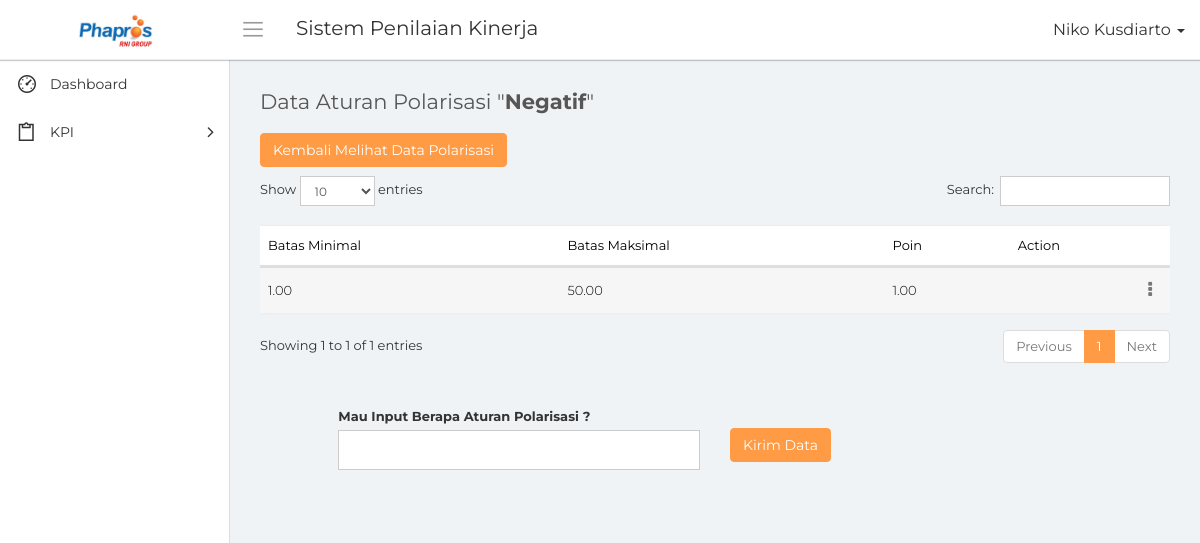
The page /aturan_polarisasi.php?id_polarisasi=2 (signed in) on the database its author committed.
### tables this page shows
CREATE TABLE `mst_polarisasi` (
  `id_polarisasi` bigint(20) NOT NULL,
  `nama_polarisasi` varchar(50) NOT NULL,
  `id_periode` bigint(20) NOT NULL,
  `tanggal_input` date NOT NULL
);

CREATE TABLE `aturan_polarisasi` (
  `id_aturan_polarisasi` bigint(20) NOT NULL,
  `id_polarisasi` bigint(20) NOT NULL,
  `bmi` decimal(10,2) NOT NULL,
  `bma` decimal(10,2) NOT NULL,
  `poin` decimal(10,2) NOT NULL,
  `tanggal_input` date NOT NULL
);

### conn/database.php (called while the page is built, shortened)
<?php
	class database{
		function __construct(){
			$this->connection = new mysqli('localhost', 'root', '','phapros_final');
		}
		function tampil_polarisasi($id_periode = null){
			if($id_periode == null)
				$query = $this->connection->query("SELECT * FROM mst_polarisasi");
			else
				$query = $this->connection->query("SELECT * FROM mst_polarisasi WHERE id_periode = '$id_periode'");
			while($tampil = $query->fetch_array())
				$hasil[] = $tampil;
			return $hasil;
		}
		function tampil_aturan_polarisasi(){
			$query = $this->connection->query("SELECT * FROM aturan_polarisasi");
			while($tampil = $query->fetch_array())
				$hasil[] = $tampil;
			return $hasil;
		}
		function tampil_akses(){
			$query = $this->connection->query("SELECT * FROM akses_menu");
			while($tampil = $query->fetch_array())
				$hasil[] = $tampil;
			return $hasil;
		}
	}
?>

### aturan_polarisasi.php (the view, shortened to what this page needs)
<?php
	include "conn/database.php";
	$db = new database();
    $nama = $_SESSION['nama'];
    $jabatan = $_SESSION['id_jabatan'];
    $id_polarisasi = $_GET['id_polarisasi'];
    $nama_polarisasi = '';
    foreach($db->tampil_polarisasi() as $tampil)
    {
        if($tampil['id_polarisasi'] == $id_polarisasi)
        {
            $tP = $tampil['id_periode'];
            $nama_polarisasi = $tampil['nama_polarisasi'];
        }
    }
?>
<!DOCTYPE html>
<html>
    <head>
        <link rel="stylesheet" type="text/css" href="assets/css/bootstrap.min.css">
        <link rel="stylesheet" type="text/css" href="assets/css/font-awesome.min.css">
        <link rel="stylesheet" type="text/css" href="assets/css/line-awesome.min.css">
		<link rel="stylesheet" type="text/css" href="assets/css/dataTables.bootstrap.min.css">
		<link rel="stylesheet" type="text/css" href="assets/css/select2.min.css">
		<link rel="stylesheet" type="text/css" href="assets/css/bootstrap-datetimepicker.min.css">
        <link rel="stylesheet" type="text/css" href="assets/css/style.css">
    </head>
    <body>
        <div class="main-wrapper">
            <div class="header">
				<div class="header-left">
                    <a href="index.php" class="logo">
						<img src="assets/img/logo-phapros.jpg" width="75" height="" alt="">
					</a>
                </div>
				<a id="toggle_btn" href="javascript:void(0);"><i class="la la-bars"></i></a>
                <div class="page-title-box pull-left">
					<h3>Sistem Penilaian Kinerja</h3>
                </div>
				<ul class="nav navbar-nav navbar-right user-menu pull-right">
					<li class="dropdown">
						<a href="" class="dropdown-toggle user-link" data-toggle="dropdown" title="Admin">
							<span>
								<?php echo $nama; ?>
							</span>
							<i class="caret"></i>
						</a>
					</li>
				</ul>
            </div>
            <div class="sidebar" id="sidebar">
				<div class="sidebar-inner slimscroll">
					<div id="sidebar-menu" class="sidebar-menu">
						<ul>
							<li>
								<a href="index.php"><i class="la la-dashboard"></i> <span>Dashboard</span></a>
							</li>
                            <?php
                                foreach($db->tampil_akses() as $tampil)
                                {
                                    if($tampil['id_jabatan'] == $jabatan)
                                    {
                                        $m1 = $tampil['menu1'];
                                        $m2 = $tampil['menu2'];
                                        $m3 = $tampil['menu3'];
                                        $m4 = $tampil['menu4'];
                                        $m5 = $tampil['menu5'];
                                        $m6 = $tampil['menu6'];
                                        $m7 = $tampil['menu7'];
                                    }
                                }
                            ?>
                            <li class="submenu">
								<a href="#"><i class="la la-clipboard"></i> <span> KPI</span> <span class="menu-arrow"></span></a>
							</li>
						</ul>
					</div>
                </div>
            </div>
            <div class="page-wrapper">
                <div class="content container-fluid">
					<div class="row">
						<div class="col-xs-12">
							<h4 class="page-title">Data Aturan Polarisasi "<b><?php echo $nama_polarisasi; ?></b>" </h4>
						</div>
					</div>
                    <div class="row" style="margin-bottom:1%;">
                        <div class="col-md-12">
                            <a href="detail_polarisasi.php?id_periode=<?php echo $tP; ?>" title="Kembali">
                                <button class="btn btn-primary" type="submit" name="modalCopyAll">Kembali Melihat Data Polarisasi</button>
                            </a>
                        </div>
                    </div>
                    <div class="row">
                        <div class="col-md-12">
                            <div class="table-responsive">
                                <table class="table table-striped custom-table m-b-0" id="tabel">
                                <thead>
                                    <tr>
                                        <th>Batas Minimal</th>
                                        <th>Batas Maksimal</th>
                                        <th>Poin</th>
                                        <th>Action</th>
                                    </tr>
                                </thead>
                                <tbody>
                                    <?php
                                        foreach($db->tampil_aturan_polarisasi() as $tampil)
                                        {
                                            if($id_polarisasi == $tampil['id_polarisasi'])
                                            {
                                    ?>
                                            <tr>
                                                <td><?php echo $tampil['bmi']; ?></td>
                                                <td><?php echo $tampil['bma']; ?></td>
                                                <td><?php echo $tampil['poin']; ?></td>
                                                <td class="text-right">
                                                    <div class="dropdown">
                                                        <a href="#" class="action-icon dropdown-toggle" data-toggle="dropdown" aria-expanded="false"><i class="fa fa-ellipsis-v"></i></a>
                                                    </div>
                                                </td>
                                            </tr>
                                    <?php
                                            }
                                        }
                                    ?>
                                </tbody>
                                </table>
                            </div>
                        </div>
                    </div>
                    <br><br>
                    <div class="row">
						<div class="col-md-10 col-md-offset-1">
							<form action="#" method="POST">
								<div class="row">
									<div class="col-sm-6">
										<div class="form-group">
											<label>Mau Input Berapa Aturan Polarisasi ?</label>
											<input type="text" value="" class="form-control" name="jml_aturan">
										</div>
									</div>
									<div class="col-sm-6">
										<button class="btn btn-primary" type="submit" name="tombolKirim" style="margin-top:6%;">Kirim Data</button>
									</div>
								</div>
                            </form>
						</div>
					</div>
                </div>
            </div>
        </div>
    </body>
</html>

### rows shown on the page
mst_polarisasi: nama_polarisasi "Negatif"
aturan_polarisasi: bmi "1.00", bma "50.00", poin "1.00"

### other values the page prints
$nama "Niko Kusdiarto"
